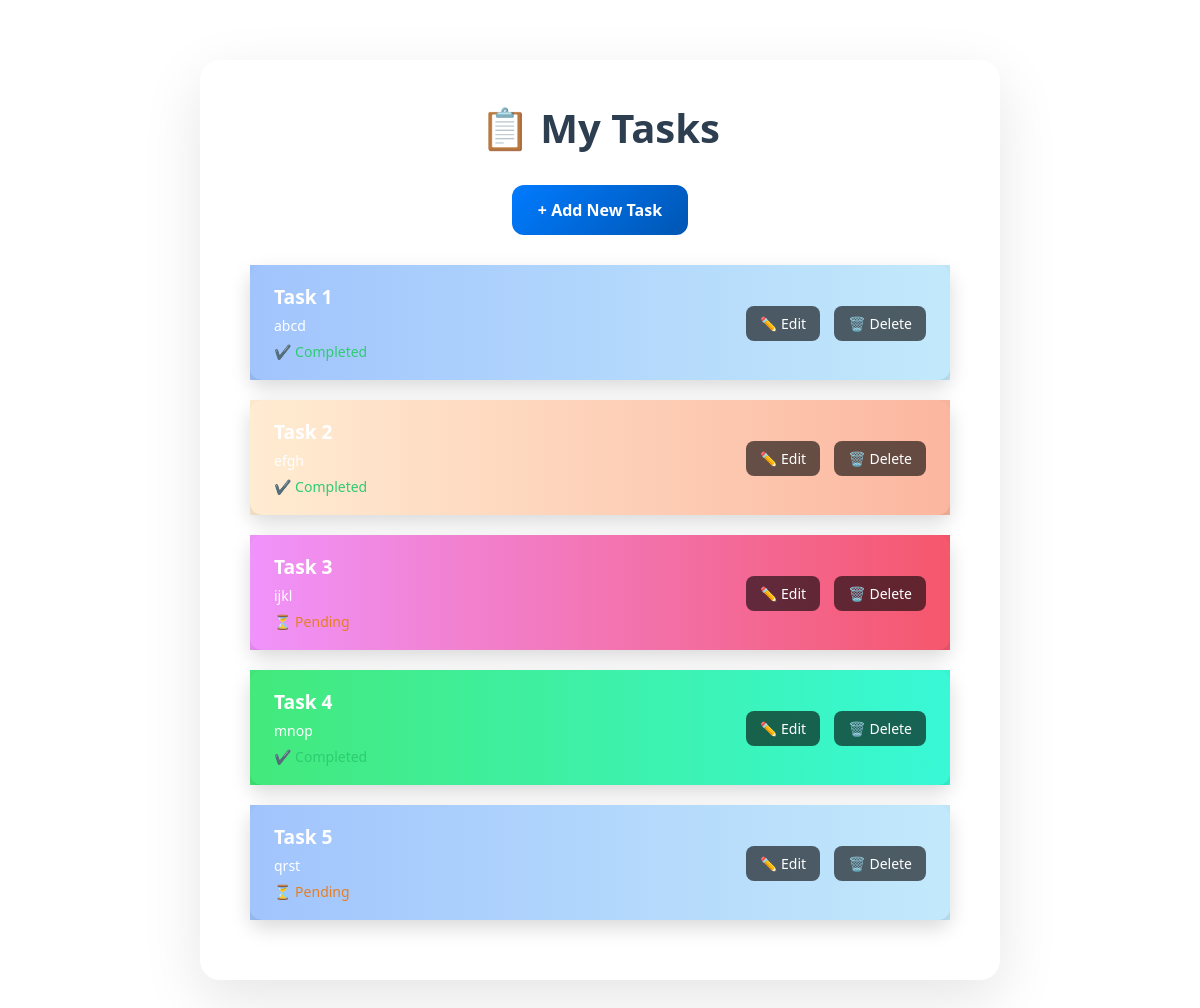
The page / on the database its author committed.
### tasks/models.py (models this page shows, shortened)
class Task(models.Model):
    title = models.CharField(max_length=100)
    description = models.TextField(blank=True)
    completed = models.BooleanField(default=False)

### tasks/views.py (the view)
# urls.py: path('',views.task_list, name='task_list'),
def task_list(request):
    tasks = Task.objects.all()
    return render(request, 'tasks/task_list.html', {'tasks': tasks})

### tasks/templates/tasks/task_list.html (shortened to what this page needs)
<!DOCTYPE html>
<html lang="en">
<head>
</head>
<body>
  <div class="container">
    <h1>📋 My Tasks</h1>
    <a href="{% url 'tasks:task_create' %}" class="btn">+ Add New Task</a>
    <ul>
      {% for task in tasks %}
        <div class="{% cycle 'bg-1' 'bg-2' 'bg-3' 'bg-4' %}">
          <li class="task-card">
            <div class="task-info">
              <strong>{{ task.title }}</strong>
              <span>{{ task.description }}</span><br />
              <span class="{% if task.completed %}completed{% else %}pending{% endif %}">
                {% if task.completed %}✔️ Completed{% else %}⏳ Pending{% endif %}
              </span>
            </div>
            <div class="task-buttons">
              <a href="{% url 'tasks:task_update' task.id %}">✏️ Edit</a>
              <a href="{% url 'tasks:task_delete' task.id %}">🗑️ Delete</a>
            </div>
          </li>
        </div>
      {% empty %}
        <li style="background: #eee; text-align: center; padding: 20px; border-radius: 12px;">
          <strong>No tasks yet! 🎉</strong>
        </li>
      {% endfor %}
    </ul>
  </div>
</body>
</html>

### tasks/templates/tasks/task_list.html (style rules this page uses)
* { margin: 0; padding: 0; box-sizing: border-box; }
html, body { font-family: 'Segoe UI', sans-serif; min-height: 100vh; width: 100%; }
.bg-1 { background: linear-gradient(to right, #a1c4fd, #c2e9fb); }
.bg-2 { background: linear-gradient(to right, #ffecd2, #fcb69f); }
.bg-3 { background: linear-gradient(to right, #f093fb, #f5576c); }
.bg-4 { background: linear-gradient(to right, #43e97b, #38f9d7); }
.container { background: white; margin: 60px auto; padding: 40px 50px; border-radius: 20px; box-shadow: 0 20px 60px rgba(0, 0, 0, 0.1); width: 90%; max-width: 800px; animation: fadeIn 0.7s ease; }
h1 { text-align: center; color: #2c3e50; font-size: 2.5rem; margin-bottom: 30px; }
.btn { display: block; width: fit-content; margin: 0 auto 30px auto; padding: 14px 26px; background: linear-gradient(135deg, #007BFF, #0056b3); color: white; text-decoration: none; border-radius: 12px; font-weight: bold; font-size: 16px; transition: all 0.3s ease; }
ul { list-style: none; padding: 0; margin: 0; }
.task-card { border-radius: 12px; padding: 18px 24px; margin-bottom: 20px; box-shadow: 0 8px 20px rgba(0, 0, 0, 0.15); display: flex; justify-content: space-between; align-items: center; color: #fff; transition: transform 0.3s ease; }
.task-info { max-width: 70%; }
.task-info strong { font-size: 1.2rem; display: block; }
.task-info span { font-size: 14px; display: inline-block; margin-top: 6px; }
.completed { color: #2ecc71; }
.pending { color: #e67e22; }
.task-buttons a { margin-left: 10px; padding: 8px 14px; background: rgba(0, 0, 0, 0.6); color: white; border-radius: 8px; text-decoration: none; font-size: 14px; transition: background 0.2s, transform 0.2s; }

### rows shown on the page
Task: title "Task 1", description "abcd", completed "✔️ Completed"
Task: title "Task 2", description "efgh", completed "✔️ Completed"
Task: title "Task 3", description "ijkl", completed "⏳ Pending"
Task: title "Task 4", description "mnop", completed "✔️ Completed"
Task: title "Task 5", description "qrst", completed "⏳ Pending"
